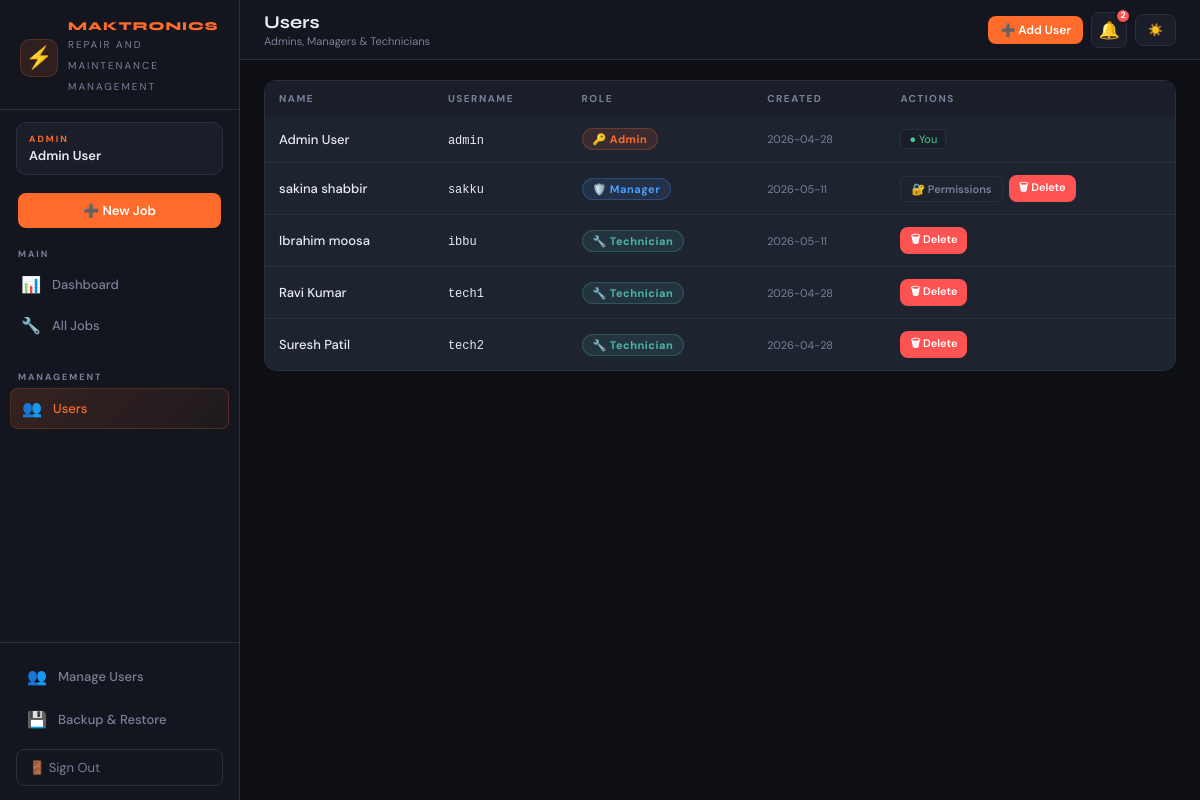
Page /admin/users (signed in) on the committed database.
### tables this page shows
CREATE TABLE "users" (
                    id          INTEGER PRIMARY KEY AUTOINCREMENT,
                    username    TEXT UNIQUE NOT NULL,
                    password    TEXT NOT NULL,
                    role        TEXT NOT NULL CHECK(role IN ('admin','technician','manager')),
                    name        TEXT,
                    permissions TEXT DEFAULT '{}',
                    created_at  TIMESTAMP DEFAULT CURRENT_TIMESTAMP
                );

### app.py (the view)
@app.route('/admin/users')
@admin_required
def admin_users():
    db = get_db()
    rows = db.execute("""
        SELECT u.*, COUNT(j.id) AS job_count
        FROM users u
        LEFT JOIN jobs j ON j.assigned_tech_id = u.id
        GROUP BY u.id
        ORDER BY u.role, u.name
    """).fetchall()
    users = []
    for r in rows:
        d = dict(r)
        try:
            d['perms'] = json.loads(r['permissions'] or '{}')
        except Exception:
            d['perms'] = {}
        users.append(d)
    return render_template('admin/users.html', users=users, all_permissions=ALL_PERMISSIONS)

### app.py (called while the page is built)
@app.context_processor
def inject_globals():
    def _has_perm(perm):
        if not session.get('user_id'):
            return False
        if session.get('role') == 'admin':
            return True
        db = get_db()
        user = db.execute("SELECT permissions FROM users WHERE id=?", (session['user_id'],)).fetchone()
        if not user:
            return False
        try:
            return json.loads(user['permissions'] or '{}').get(perm, False)
        except Exception:
            return False
    def _unread_count():
        if not session.get('user_id'):
            return 0
        db = get_db()
        row = db.execute(
            "SELECT COUNT(*) FROM notifications WHERE recipient_id=? AND is_read=0",
            (session['user_id'],)
        ).fetchone()
        return row[0] if row else 0
    return dict(has_perm=_has_perm, unread_notif_count=_unread_count)

def get_db():
    conn = sqlite3.connect(DB_PATH)
    conn.row_factory = sqlite3.Row
    return conn

def admin_required(f):
    @wraps(f)
    def decorated(*args, **kwargs):
        if 'user_id' not in session:
            return redirect(url_for('login'))
        if session.get('role') not in ('admin', 'manager'):
            flash('Admin access required.', 'error')
            return redirect(url_for('tech_dashboard'))
        return f(*args, **kwargs)
    return decorated

### templates/admin/users.html (shortened to what this page needs)
{% extends 'shared/base.html' %}
{% block page_title %}Users{% endblock %}
{% block page_sub %}Admins, Managers &amp; Technicians{% endblock %}
{% block nav %}
<a href="/admin/jobs/new" class="btn btn-primary" style="display:flex;margin:0 8px 12px;justify-content:center;font-size:13px">➕ New Job</a>
<div class="nav-section">
  <div class="nav-label">Main</div>
  <a href="/admin" class="nav-item"><span class="icon">📊</span> Dashboard</a>
  <a href="/admin/jobs" class="nav-item"><span class="icon">🔧</span> All Jobs</a>
</div>
<div class="nav-section">
  <div class="nav-label">Management</div>
  <a href="/admin/users" class="nav-item active"><span class="icon">👥</span> Users</a>
</div>
{% endblock %}
{% block topbar_actions %}
<button onclick="openModal('addUserModal')" class="btn btn-primary btn-sm">➕ Add User</button>
{% endblock %}
{% block content %}
<div class="table-wrap">
  <table>
    <thead>
      <tr>
        <th>Name</th>
        <th>Username</th>
        <th>Role</th>
        <th>Created</th>
        <th>Actions</th>
      </tr>
    </thead>
    <tbody>
      {% for user in users %}
      <tr>
        <td style="font-weight:500">{{ user.name }}</td>
        <td><code style="font-size:12px">{{ user.username }}</code></td>
        <td>
          {% if user.role == 'admin' %}<span class="role-pill role-admin">🔑 Admin</span>
          {% elif user.role == 'manager' %}<span class="role-pill role-manager">🛡️ Manager</span>
          {% else %}<span class="role-pill role-tech">🔧 Technician</span>{% endif %}
        </td>
        <td style="font-size:11px;color:var(--muted);white-space:nowrap">{{ user.created_at[:10] }}</td>
        <td>
          <div style="display:flex;gap:6px;align-items:center;flex-wrap:wrap">
            {% if user.role == 'manager' %}
            <button class="toggle-perms" onclick="togglePerms({{ user.id }})">🔐 Permissions</button>
            {% endif %}
            {% if user.id != session.user_id %}
            <form method="POST" action="/admin/users/delete/{{ user.id }}" style="display:inline"
                  onsubmit="return confirm('Delete {{ user.name }}?')">
              <button type="submit" class="btn btn-danger btn-xs">🗑 Delete</button>
            </form>
            {% else %}
            <span class="tag" style="font-size:11px;color:var(--green)">● You</span>
            {% endif %}
          </div>
        </td>
      </tr>
      {% endfor %}
    </tbody>
  </table>
</div>
{% endblock %}

### templates/shared/base.html (shortened to what this page needs)
<!DOCTYPE html>
<html lang="en" data-theme="dark">
<head>
</head>
<body>
<div class="layout">
  <aside class="sidebar" id="sidebar">
    <div class="sidebar-logo">
      <div class="sidebar-logo-icon">⚡</div>
      <div class="sidebar-logo-text">
        <h1>MAKTRONICS</h1>
        <span>Repair and Maintenance Management</span>
      </div>
    </div>
    <div class="sidebar-role">
      <div class="role-badge {% if session.role != 'admin' %}tech{% endif %}">{{ session.role }}</div>
      <div class="role-name">{{ session.name }}</div>
    </div>
    <nav class="sidebar-nav">
      {% block nav %}{% endblock %}
    </nav>
    <div class="sidebar-footer">
      {% if session.role == 'admin' %}
      <a href="/admin/users" class="nav-item" style="margin-bottom:4px">
        <span class="icon">👥</span> Manage Users
      </a>
      <a href="/admin/backup" class="nav-item" style="margin-bottom:10px">
        <span class="icon">💾</span> Backup &amp; Restore
      </a>
      {% endif %}
      <form action="/logout" method="get">
        <button type="submit" class="logout-btn">🚪 Sign Out</button>
      </form>
    </div>
  </aside>
  <div class="main">
    <div class="topbar">
      <div class="topbar-left">
        <div>
          <div class="topbar-title">{% block page_title %}Dashboard{% endblock %}</div>
          <div class="topbar-sub">{% block page_sub %}{% endblock %}</div>
        </div>
      </div>
      <div class="topbar-right">
        {% block topbar_actions %}{% endblock %}
        {% if session.user_id %}
        <a href="/notifications" class="notif-btn" title="Notifications">
          🔔
          {% set uc = unread_notif_count() %}
          {% if uc > 0 %}
          <span class="notif-badge">{{ uc if uc < 100 else '99+' }}</span>
          {% endif %}
        </a>
        {% endif %}
        <button class="theme-btn" id="theme-toggle-btn" onclick="toggleTheme()" title="Toggle theme">
          <span id="theme-icon">☀️</span>
        </button>
      </div>
    </div>
    <div class="content">
      {% block content %}{% endblock %}
    </div>
  </div>
</div>
</body>
</html>

### rows in the picture
users: name "Admin User", username "admin", role "🔑 Admin", created_at "2026-04-28", shows "● You"
users: name "sakina shabbir", username "sakku", role "🛡️ Manager", created_at "2026-05-11"
users: name "Ibrahim moosa", username "ibbu", role "🔧 Technician", created_at "2026-05-11"
users: name "Ravi Kumar", username "tech1", role "🔧 Technician", created_at "2026-04-28"
users: name "Suresh Patil", username "tech2", role "🔧 Technician", created_at "2026-04-28"

### other values in the picture
{{ session.role }} "ADMIN"
{{ uc if uc < 100 else '99+' }} "2"
